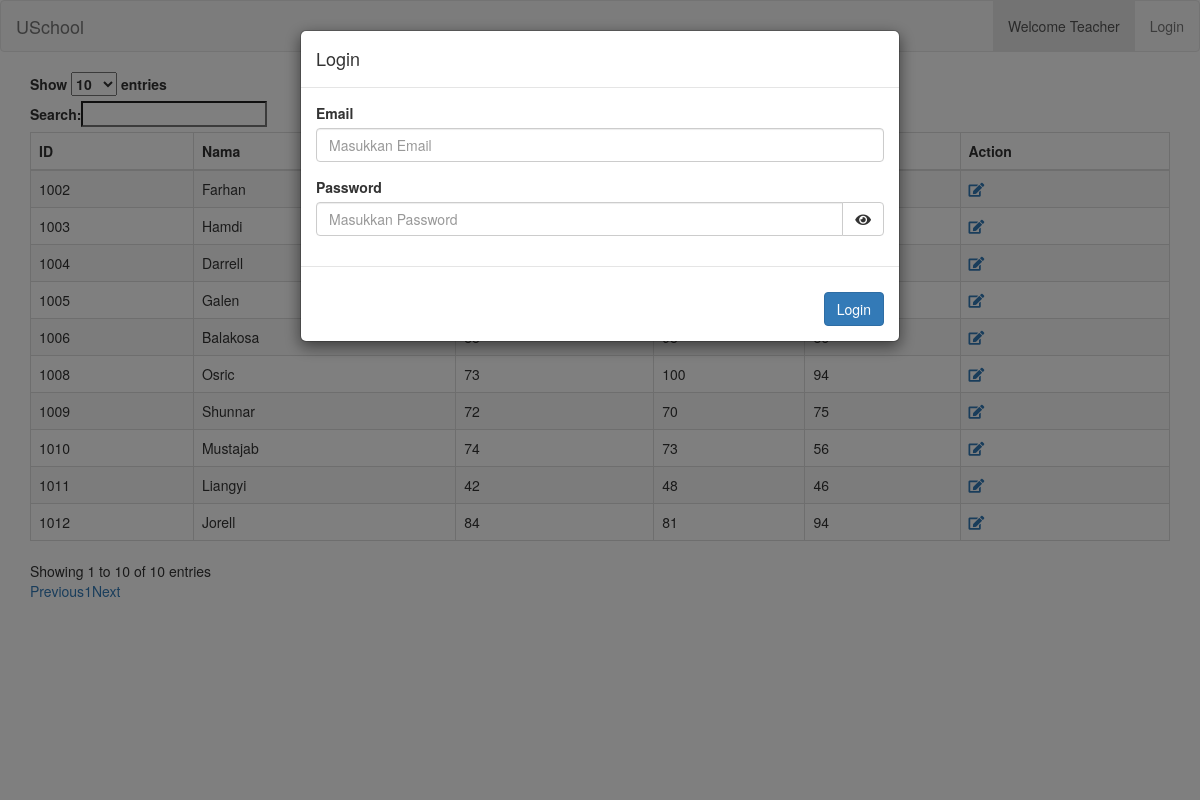
/Challenge/Teacher.php, run on the app's committed database.
### tables this page shows
CREATE TABLE `grade` (
  `user_id` varchar(10) NOT NULL,
  `nilai_tugas` int(11) NOT NULL,
  `nilai_uts` int(11) NOT NULL,
  `nilai_uas` int(11) NOT NULL
);

CREATE TABLE `user` (
  `user_id` varchar(10) NOT NULL,
  `password` varchar(255) NOT NULL,
  `first_name` varchar(255) NOT NULL,
  `last_name` varchar(255) NOT NULL,
  `role_id` int(11) NOT NULL,
  `address` varchar(255) NOT NULL
);

### Challenge/include/koneksi.php (called while the page is built, shortened)
<?php
    class database{
        public function __construct()
        {
            $host = "localhost";
            $dbname = "uschool";
            $username = "root";
            $password = "";
            $this->db = new PDO("mysql:host={$host};dbname={$dbname}", $username, $password);
        }
        public function grade(){
            $query = $this->db->prepare("select * from grade join user on grade.user_id= user.user_id ");
            $query->execute();
            $data = $query->fetchAll();
            return $data;
        }
    }

### Challenge/Teacher.php (the view, shortened to what this page needs)
<!DOCTYPE html>
<?php
include 'include/koneksi.php';
$db = new database();
$data = $db->grade();
?>
<html lang="en">
<head>
    <link rel="stylesheet" href="https://maxcdn.bootstrapcdn.com/bootstrap/3.4.1/css/bootstrap.min.css">
    <link href="http://cdnjs.cloudflare.com/ajax/libs/font-awesome/4.3.0/css/font-awesome.min.css" rel="stylesheet" type="text/css">
    <link rel="stylesheet" href="https://cdnjs.cloudflare.com/ajax/libs/font-awesome/5.11.2/css/all.min.css">
    <link rel="stylesheet" href="https://cdn.datatables.net/1.10.19/css/dataTables.bootstrap.min.css">
</head>
<body>
    <nav class="navbar navbar-default">
        <div class="container-fluid">
            <div class="navbar-header">
                <a href="index.php" class="navbar-brand">USchool</a>
            </div>
            <ul class="nav navbar-nav navbar-right">
                <li class="active"><a href="index.php">Welcome Teacher</a></li>
                <li id="login"><a href="#" data-toggle="modal" data-target="#myModal">Login</a></li>
            </ul>
        </div>
    </nav>
    <div class="modal fade" id="myModal" role="dialog">
        <div class="modal-dialog">
            <div class="modal-content">
                <div class="modal-header">
                    <h4 class="modal-title">Login</h4>
                </div>
                <form action="controller/check_login.php" method="post">
                    <div class="modal-body">
                        <div class="form-group">
                            <label>Email</label>
                            <input type="text" class="form-control" name="email" id="email" placeholder="Masukkan Email" required>
                        </div>
                        <div class="form-group">
                            <label>Password</label>
                            <div class="input-group">
                                <input type="password" class="form-control" name="password" id="password" placeholder="Masukkan Password" required>
                                <div class="input-group-btn">
                                    <button type="button" class="btn btn-default" onclick="showHide()"><i class="fas fa-eye" id="toggle"></i></button>
                                </div>
                            </div>
                        </div>
                    </div>
                    <div class="modal-footer">
                        <input type="submit" class="btn btn-primary float-right" name="login" value="Login">
                    </div>
                </form>
            </div>
        </div>
    </div>
    <div class="container">
        <table id="example" class="table table-striped table-bordered">
            <thead>
                <tr>
                    <th>ID</th>
                    <th>Nama</th>
                    <th>Tugas </th>
                    <th>UTS</th>
                    <th>UAS</th>
                    <th>Action</th>
                </tr>
            </thead>
            <tbody>
                <?php foreach ($data as $value) : ?>
                    <tr>
                        <td><?php echo $value['user_id'] ?></td>
                        <td><?php echo $value['first_name'] ?></td>
                        <td><?php echo $value['nilai_tugas'] ?></td>
                        <td><?php echo $value['nilai_uts'] ?></td>
                        <td><?php echo $value['nilai_uas'] ?></td>
                        <td>
                            <a href="view/edit.php?user_id=<?php echo $value['user_id'] ?>"><i class="fas fa-edit"></i></a>
                        </td>
                    </tr>
                <?php endforeach; ?>
            </tbody>
        </table>
    </div>
</body>
</html>

### data on the page
grade: user.user_id "1002", user.first_name "Farhan"
grade: user.user_id "1003", user.first_name "Hamdi"
grade: user.user_id "1004", user.first_name "Darrell"
grade: user.user_id "1005", user.first_name "Galen"
grade: user.user_id "1006", user.first_name "Balakosa"
grade: user.user_id "1008", user.first_name "Osric", nilai_tugas "73", nilai_uts "100", nilai_uas "94"
grade: user.user_id "1009", user.first_name "Shunnar", nilai_tugas "72", nilai_uts "70", nilai_uas "75"
grade: user.user_id "1010", user.first_name "Mustajab", nilai_tugas "74", nilai_uts "73", nilai_uas "56"
grade: user.user_id "1011", user.first_name "Liangyi", nilai_tugas "42", nilai_uts "48", nilai_uas "46"
grade: user.user_id "1012", user.first_name "Jorell", nilai_tugas "84", nilai_uts "81", nilai_uas "94"
